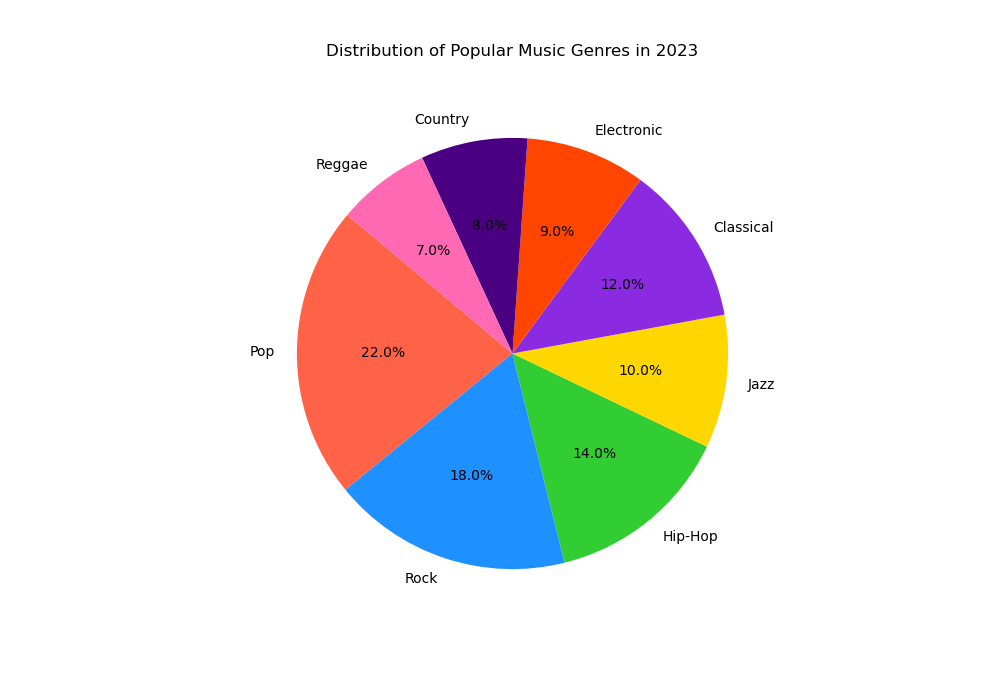

The Python source for this figure:

import matplotlib.pyplot as plt

# Data points
genres = ['Pop', 'Rock', 'Hip-Hop', 'Jazz', 'Classical', 'Electronic', 'Country', 'Reggae']
percentages = [22.0, 18.0, 14.0, 10.0, 12.0, 9.0, 8.0, 7.0]
colors = ['#FF6347', '#1E90FF', '#32CD32', '#FFD700', '#8A2BE2', '#FF4500', '#4B0082', '#FF69B4']

# Create a pie chart
plt.figure(figsize=(10, 7))  # Modify the width and height of the chart
plt.pie(percentages, labels=genres, colors=colors, autopct='%1.1f%%', startangle=140)

# Chart title
plt.title('Distribution of Popular Music Genres in 2023', pad=20)

# Display the chart
plt.show()
